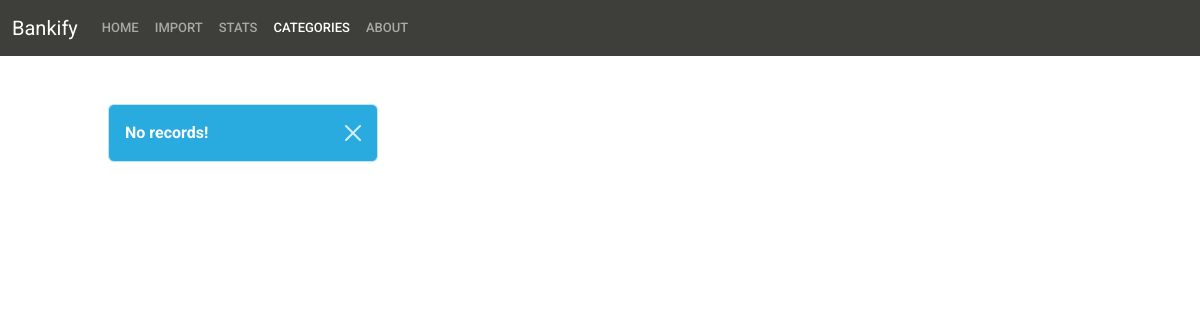
Page /categories/ on the earlier database version.
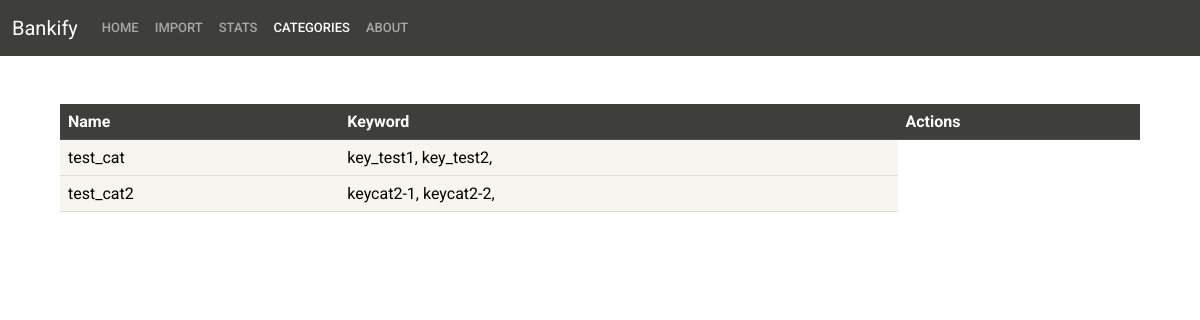
Same page on the later database version.
### main/models.py (models this page shows, shortened)
class Categories(models.Model):
    name = models.CharField(max_length=50)

class Keywords(models.Model):
    category = models.ForeignKey(Categories, on_delete=models.CASCADE)
    keyword = models.CharField(max_length=100)
    def __str__(self):
        return f'{self.keyword}'

### main/views.py (the view)
# urls.py: path("categories/", views.categories, name="categories"),
def categories(request):
    return render(request, 'main/categories.html', {'categories': Categories.objects.all(), 'keywords': Keywords.objects.all()})

### main/templates/main/categories.html (shortened to what this page needs)
{% extends 'main/base.html' %}
{% block menu_navbar %}
<ul class="navbar-nav me-auto">
    <li class="nav-item">
      <a class="nav-link" href={% url 'index' %}>Home</a>
    </li>
    <li class="nav-item">
      <a class="nav-link" href={% url 'importcsv'%}>Import</a>
    </li>
    <li class="nav-item">
      <a class="nav-link" href={% url 'sorted'%}>Stats</a>
    </li>
    <li class="nav-item">
      <a class="nav-link active" href={%url 'categories'%}>Categories
    </li>
    <li class="nav-item">
      <a class="nav-link" href="#">About</a>
    </li>
</ul>
{%endblock menu_navbar%}
{% block content %}
<div class="container-fluid mt-5 w-auto ms-5 me-5" >
    {% if categories %}
    <table class="table table-hover">
        <thead>
            <tr class="table-dark">
                <th scope="col">Name</th>
                <th scope="col">Keyword</th>
                <th scope="col">Actions</th>
            </tr>
        </thead>
        <tbody>
            {% for category in categories %}
                <tr class="table-light">
                    <td>{{ category.name }}</td>
                    <td>
                        {% for keyword in keywords %}
                            {% if keyword.category == category%}
                                {{keyword}},
                            {% endif %}
                        {% endfor %}
                    </td>
                </tr>
            {% endfor %}
        </tbody>
    </table>
    {% else %}
    <div class="alert alert-dismissible alert-info m-5 w-25">
        <button type="button" class="btn-close" data-bs-dismiss="alert"></button>
        <strong>No records!</strong>
    </div>
    {% endif %}
</div>
{% endblock content %}

### main/templates/main/base.html (shortened to what this page needs)
{% load static %}
<html>
    <head>
        <link href="{% static 'css/bootstrap.min.css' %}" rel="stylesheet">
        <body class="d-flex flex-column min-vh-100">
            <nav class="navbar navbar-expand-lg navbar-dark bg-dark ">
                <div class="container-fluid">
                <a class="navbar-brand" href={% url 'index' %}>Bankify</a>
                <div class="collapse navbar-collapse" id="navbarColor02">
                    {% block menu_navbar %}
                    {% endblock menu_navbar %}
                </div>
                </div>
            </nav>
            <div id='content', name='content' >
                {% block content %}
                {% endblock %}
            </div>
        </body>
    </head>
</html>

Differences in the rows shown:
added Categories: name "test_cat"
added Keywords: keyword "key_test1", shown under "test_cat"
added Keywords: keyword "key_test2", shown under "test_cat"
added Categories: name "test_cat2"
added Keywords: keyword "keycat2-1", shown under "test_cat2"
added Keywords: keyword "keycat2-2", shown under "test_cat2"
Other differences:
text no longer shown: "No records!"
text now shown: "Name Keyword Actions"
